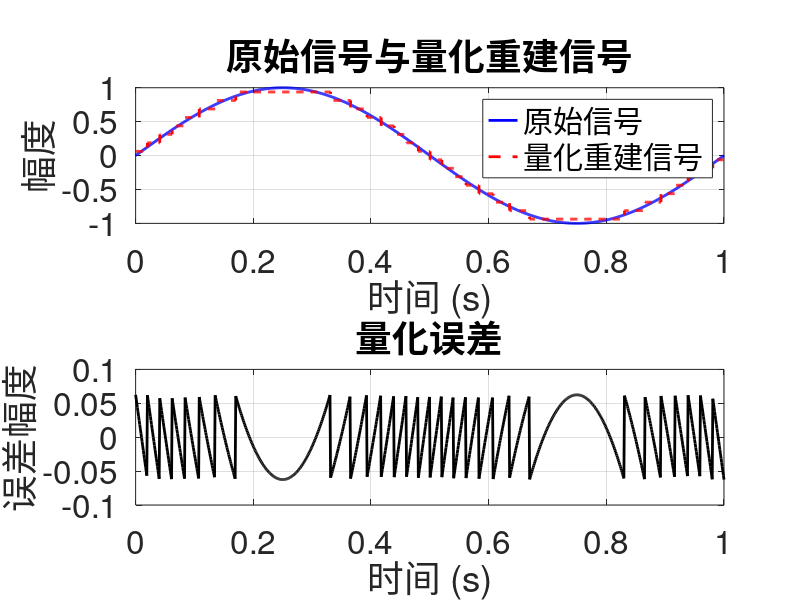

Here is the MATLAB script that generated this plot:
clear;
close all;
clc;


% ex12_03.m  |  例12.3 · PCM 编解码（均匀量化 + 二进制码字）  |  AI 生成，已校验，R2023b
% PCM编码与解码演示：均匀量化、二进制编码与解码
% 输入：一个完整周期的正弦信号，幅度范围[-1, 1]
% 量化：16个电平（4位二进制编码）

clear; clc; close all;

%% 参数设置
A = 1;                  % 正弦信号幅度
f = 1;                  % 频率 (Hz)
T = 1/f;                % 周期
L = 16;                 % 量化电平数（4位编码）
n_bits = 4;             % 编码位数
fs = 1000;              % 采样率
t = linspace(0, T, fs)'; % 时间向量（一个完整周期）

%% 生成原始正弦信号
x_original = A * sin(2 * pi * f * t);

%% 均匀量化
min_val = -A;
max_val = A;
Delta = (max_val - min_val) / L;           % 量化台阶

% 计算每个采样点的量化索引（0 ~ L-1）
q_index = min(floor((x_original - min_val) / Delta), L-1);
q_index(q_index < 0) = 0;                  % 处理可能的边界下溢

% 量化电平（区间中点）
x_quantized = min_val + (q_index + 0.5) * Delta;

%% PCM编码：dec2bin将量化索引转为二进制码字
code_words = dec2bin(q_index, n_bits);     % 每行一个4位二进制码字

%% PCM解码：bin2dec将二进制码字还原为量化索引
q_index_decoded = bin2dec(code_words);     % 解码后的索引

% 重建量化信号
x_reconstructed = min_val + (q_index_decoded + 0.5) * Delta;

%% 计算量化误差
error_quantization = x_reconstructed - x_original;
max_abs_error = max(abs(error_quantization));

%% 计算量化信噪比 SQNR (dB)
P_signal = mean(x_original.^2);
P_noise = mean(error_quantization.^2);
SQNR_dB = 10 * log10(P_signal / P_noise);

%% 打印关键指标
disp(['量化台阶 Delta = ', num2str(Delta)]);
disp(['量化误差最大绝对值 = ', num2str(max_abs_error)]);
disp(['量化信噪比 SQNR = ', num2str(SQNR_dB), ' dB']);

%% 绘图
figure('Position', [100, 100, 900, 700]);

% 子图1：原始信号与量化重建信号
subplot(2, 1, 1);
plot(t, x_original, 'b-', 'LineWidth', 2);      % 原始信号：蓝色实线
hold on;
stairs(t, x_reconstructed, 'r--', 'LineWidth', 2); % 重建信号：红色虚线阶梯
hold off;
xlabel('时间 (s)', 'FontSize', 24);
ylabel('幅度', 'FontSize', 24);
title('原始信号与量化重建信号', 'FontSize', 24);
legend({'原始信号', '量化重建信号'}, 'FontSize', 24, 'Location', 'best');
grid on;
set(gca, 'FontSize', 24);
xlim([0, T]);

% 子图2：量化误差
subplot(2, 1, 2);
plot(t, error_quantization, 'k-', 'LineWidth', 2); % 量化误差：黑色实线
xlabel('时间 (s)', 'FontSize', 24);
ylabel('误差幅度', 'FontSize', 24);
title('量化误差', 'FontSize', 24);
grid on;
set(gca, 'FontSize', 24);
xlim([0, T]);
